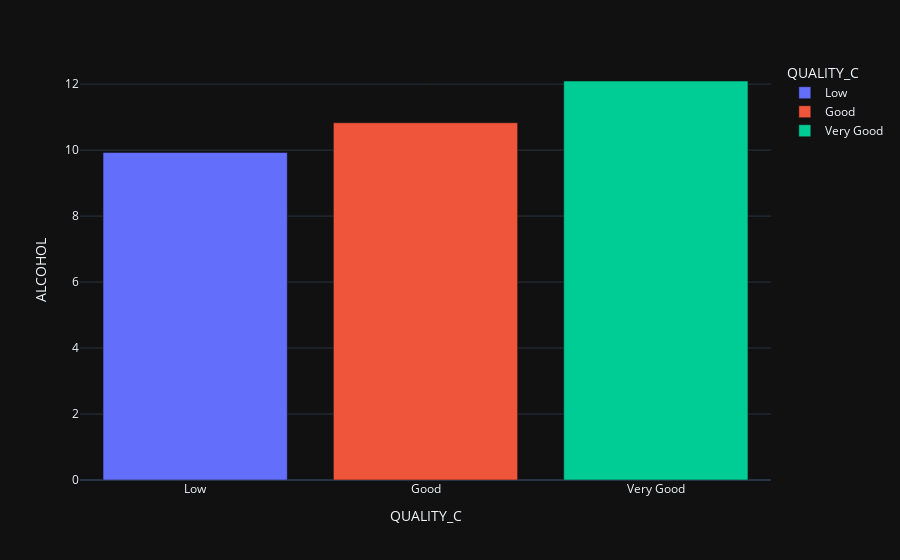

The notebook cell this image was saved under:
### Markdown cell above
* The above heatmap gives the correlation between the features and we have to make sure that the features are numeric and the theme is set to inferno_r

### Code cell
df_c_a=pd.DataFrame(df_wine.groupby('QUALITY_C')['ALCOHOL'].mean()).reset_index()
px.bar(data_frame=df_c_a,x='QUALITY_C',y='ALCOHOL',color='QUALITY_C',template='plotly_dark')

### Figure 1 — Plotly figure (JSON) as saved in the notebook; plotly's stock layout.template omitted (floating-point values rounded to 4 significant figures)
{"data": [{"alignmentgroup": "True", "hovertemplate": "QUALITY_C=%{x}<br>ALCOHOL=%{y}<extra></extra>", "legendgroup": "Low", "marker": {"color": "#636efa", "pattern": {"shape": ""}}, "name": "Low", "offsetgroup": "Low", "orientation": "v", "showlegend": true, "textposition": "auto", "type": "bar", "x": ["Low"], "xaxis": "x", "y": [9.926], "yaxis": "y"}, {"alignmentgroup": "True", "hovertemplate": "QUALITY_C=%{x}<br>ALCOHOL=%{y}<extra></extra>", "legendgroup": "Good", "marker": {"color": "#EF553B", "pattern": {"shape": ""}}, "name": "Good", "offsetgroup": "Good", "orientation": "v", "showlegend": true, "textposition": "auto", "type": "bar", "x": ["Good"], "xaxis": "x", "y": [10.83], "yaxis": "y"}, {"alignmentgroup": "True", "hovertemplate": "QUALITY_C=%{x}<br>ALCOHOL=%{y}<extra></extra>", "legendgroup": "Very Good", "marker": {"color": "#00cc96", "pattern": {"shape": ""}}, "name": "Very Good", "offsetgroup": "Very Good", "orientation": "v", "showlegend": true, "textposition": "auto", "type": "bar", "x": ["Very Good"], "xaxis": "x", "y": [12.09], "yaxis": "y"}], "layout": {"barmode": "relative", "legend": {"title": {"text": "QUALITY_C"}, "tracegroupgap": 0}, "margin": {"t": 60}, "xaxis": {"anchor": "y", "categoryarray": ["Low", "Good", "Very Good"], "categoryorder": "array", "domain": [0, 1], "title": {"text": "QUALITY_C"}}, "yaxis": {"anchor": "x", "domain": [0, 1], "title": {"text": "ALCOHOL"}}}}
